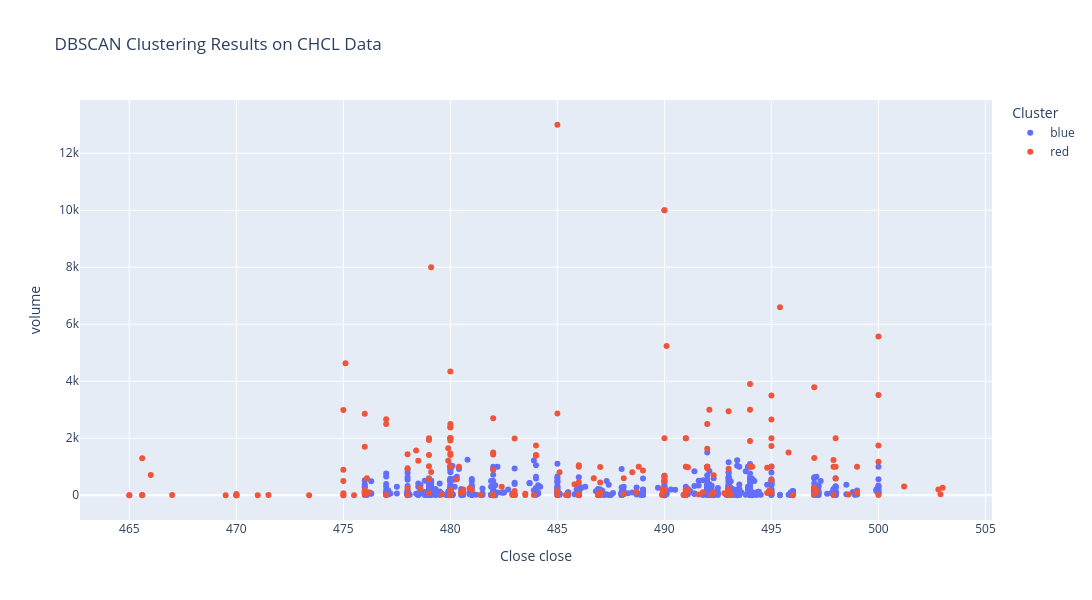

Notebook source saved alongside this figure:
### Code cell
import plotly.express as px

fig = px.scatter(
    anomalies_dbscan,
    x="close",
    y="volume",
    color="Color",
    title=f"DBSCAN Clustering Results on {stock_name} Data",
    labels={"Color": "Cluster"},
    hover_data=["returns", "volatility"],  # Add more data to hover
)

# Update layout for better visualization
fig.update_layout(
    xaxis_title="Close close",
    yaxis_title="volume",
    legend_title="Cluster",
    autosize=False,
    width=1200,
    height=600,
)

# Show the plot
fig.show()

### Figure 1 — Plotly figure (JSON) as saved in the notebook; plotly's stock layout.template omitted (floating-point values rounded to 4 significant figures; data arrays with more than 128 entries replaced by an {"elided": "..."} marker saying what was removed)
{"data": [{"customdata": {"elided": "729x2 float values"}, "hovertemplate": "Cluster=blue<br>close=%{x}<br>volume=%{y}<br>returns=%{customdata[0]}<br>volatility=%{customdata[1]}<extra></extra>", "legendgroup": "blue", "marker": {"color": "#636efa", "symbol": "circle"}, "mode": "markers", "name": "blue", "orientation": "v", "showlegend": true, "type": "scatter", "x": {"elided": "729 float values"}, "xaxis": "x", "y": {"elided": "729 int values"}, "yaxis": "y"}, {"customdata": {"elided": "208x2 float values"}, "hovertemplate": "Cluster=red<br>close=%{x}<br>volume=%{y}<br>returns=%{customdata[0]}<br>volatility=%{customdata[1]}<extra></extra>", "legendgroup": "red", "marker": {"color": "#EF553B", "symbol": "circle"}, "mode": "markers", "name": "red", "orientation": "v", "showlegend": true, "type": "scatter", "x": {"elided": "208 float values"}, "xaxis": "x", "y": {"elided": "208 int values"}, "yaxis": "y"}], "layout": {"autosize": false, "height": 600, "legend": {"title": {"text": "Cluster"}, "tracegroupgap": 0}, "title": {"text": "DBSCAN Clustering Results on CHCL Data"}, "width": 1200, "xaxis": {"anchor": "y", "domain": [0, 1], "title": {"text": "Close close"}}, "yaxis": {"anchor": "x", "domain": [0, 1], "title": {"text": "volume"}}}}
